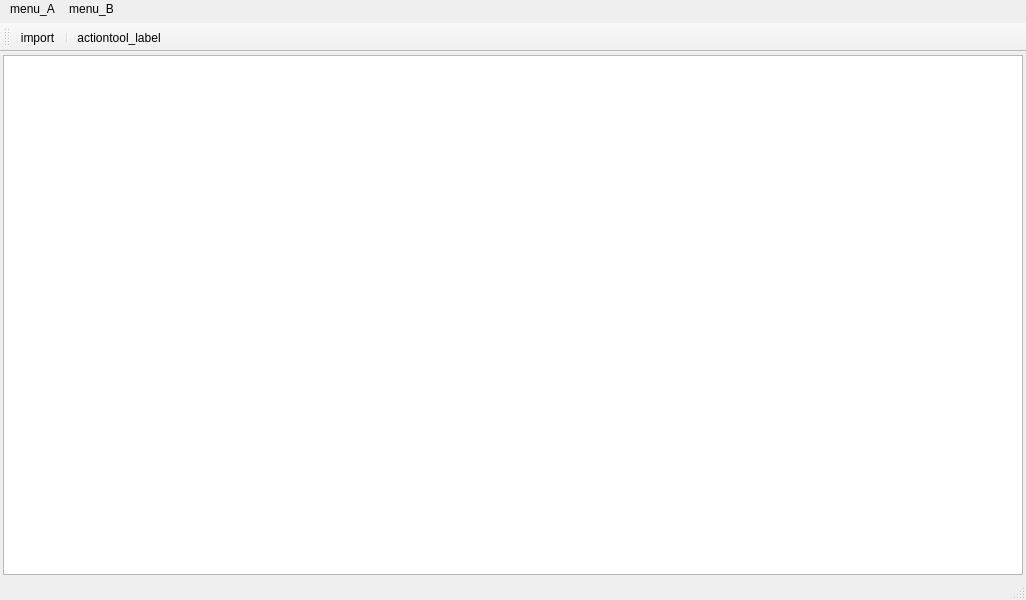
<?xml version="1.0" encoding="UTF-8"?>
<ui version="4.0">
 <class>Pivot</class>
 <widget class="QMainWindow" name="Pivot">
  <property name="geometry">
   <rect>
    <x>0</x>
    <y>0</y>
    <width>1026</width>
    <height>600</height>
   </rect>
  </property>
  <property name="sizePolicy">
   <sizepolicy hsizetype="Expanding" vsizetype="Expanding">
    <horstretch>0</horstretch>
    <verstretch>0</verstretch>
   </sizepolicy>
  </property>
  <property name="minimumSize">
   <size>
    <width>800</width>
    <height>600</height>
   </size>
  </property>
  <property name="font">
   <font>
    <family>Microsoft YaHei UI</family>
   </font>
  </property>
  <property name="acceptDrops">
   <bool>true</bool>
  </property>
  <property name="windowTitle">
   <string>Pivot Window</string>
  </property>
  <property name="windowIcon">
   <iconset>
    <normaloff>ico/logo.ico</normaloff>ico/logo.ico</iconset>
  </property>
  <widget class="QWidget" name="centralWidget">
   <property name="sizePolicy">
    <sizepolicy hsizetype="Expanding" vsizetype="Expanding">
     <horstretch>0</horstretch>
     <verstretch>0</verstretch>
    </sizepolicy>
   </property>
   <property name="minimumSize">
    <size>
     <width>800</width>
     <height>500</height>
    </size>
   </property>
   <layout class="QGridLayout" name="gridLayout">
    <property name="leftMargin">
     <number>3</number>
    </property>
    <property name="topMargin">
     <number>3</number>
    </property>
    <property name="rightMargin">
     <number>3</number>
    </property>
    <property name="bottomMargin">
     <number>3</number>
    </property>
    <property name="spacing">
     <number>1</number>
    </property>
    <item row="0" column="0">
     <widget class="QTableView" name="tableView"/>
    </item>
   </layout>
  </widget>
  <widget class="QMenuBar" name="menuBar">
   <property name="geometry">
    <rect>
     <x>0</x>
     <y>0</y>
     <width>1026</width>
     <height>23</height>
    </rect>
   </property>
   <property name="minimumSize">
    <size>
     <width>0</width>
     <height>23</height>
    </size>
   </property>
   <property name="autoFillBackground">
    <bool>false</bool>
   </property>
   <property name="styleSheet">
    <string notr="true">background-color: rgb(239, 239, 239);
font: 75 9pt &quot;Microsoft YaHei UI&quot;;</string>
   </property>
   <widget class="QMenu" name="menumenu_A">
    <property name="title">
     <string>menu_A</string>
    </property>
    <addaction name="actionmenu_A1"/>
    <addaction name="actionmenu_A2"/>
    <addaction name="actionmenu_A3"/>
   </widget>
   <widget class="QMenu" name="menumenu_B">
    <property name="title">
     <string>menu_B</string>
    </property>
   </widget>
   <addaction name="menumenu_A"/>
   <addaction name="menumenu_B"/>
  </widget>
  <widget class="QToolBar" name="mainToolBar">
   <property name="sizePolicy">
    <sizepolicy hsizetype="Expanding" vsizetype="Fixed">
     <horstretch>0</horstretch>
     <verstretch>0</verstretch>
    </sizepolicy>
   </property>
   <property name="minimumSize">
    <size>
     <width>0</width>
     <height>23</height>
    </size>
   </property>
   <attribute name="toolBarArea">
    <enum>TopToolBarArea</enum>
   </attribute>
   <attribute name="toolBarBreak">
    <bool>false</bool>
   </attribute>
   <addaction name="actiontool_import"/>
   <addaction name="separator"/>
   <addaction name="actiontool_label"/>
  </widget>
  <widget class="QStatusBar" name="statusBar"/>
  <action name="actiontool_A">
   <property name="text">
    <string>tool_A</string>
   </property>
   <property name="toolTip">
    <string>tool_A</string>
   </property>
  </action>
  <action name="actiontool_B">
   <property name="text">
    <string>tool_B</string>
   </property>
   <property name="toolTip">
    <string>tool_B</string>
   </property>
  </action>
  <action name="actiontool_C">
   <property name="text">
    <string>tool_C</string>
   </property>
   <property name="toolTip">
    <string>tool_C</string>
   </property>
  </action>
  <action name="actiontool_D">
   <property name="text">
    <string>tool_D</string>
   </property>
   <property name="toolTip">
    <string>tool_D</string>
   </property>
  </action>
  <action name="actiontool_A_2">
   <property name="text">
    <string>tool_A</string>
   </property>
   <property name="toolTip">
    <string>tool_A</string>
   </property>
  </action>
  <action name="actiontool_B_2">
   <property name="text">
    <string>tool_B</string>
   </property>
   <property name="toolTip">
    <string>tool_B</string>
   </property>
  </action>
  <action name="actiontool_import">
   <property name="text">
    <string>import</string>
   </property>
   <property name="toolTip">
    <string>import</string>
   </property>
  </action>
  <action name="actiontool_label">
   <property name="text">
    <string>actiontool_label</string>
   </property>
   <property name="toolTip">
    <string>actiontool_label</string>
   </property>
  </action>
  <action name="actionmenu_A1">
   <property name="text">
    <string>menu_A1</string>
   </property>
  </action>
  <action name="actionmenu_A2">
   <property name="text">
    <string>menu_A2</string>
   </property>
  </action>
  <action name="actionmenu_A3">
   <property name="text">
    <string>menu_A3</string>
   </property>
  </action>
 </widget>
 <layoutdefault spacing="6" margin="11"/>
 <resources/>
 <connections/>
</ui>
